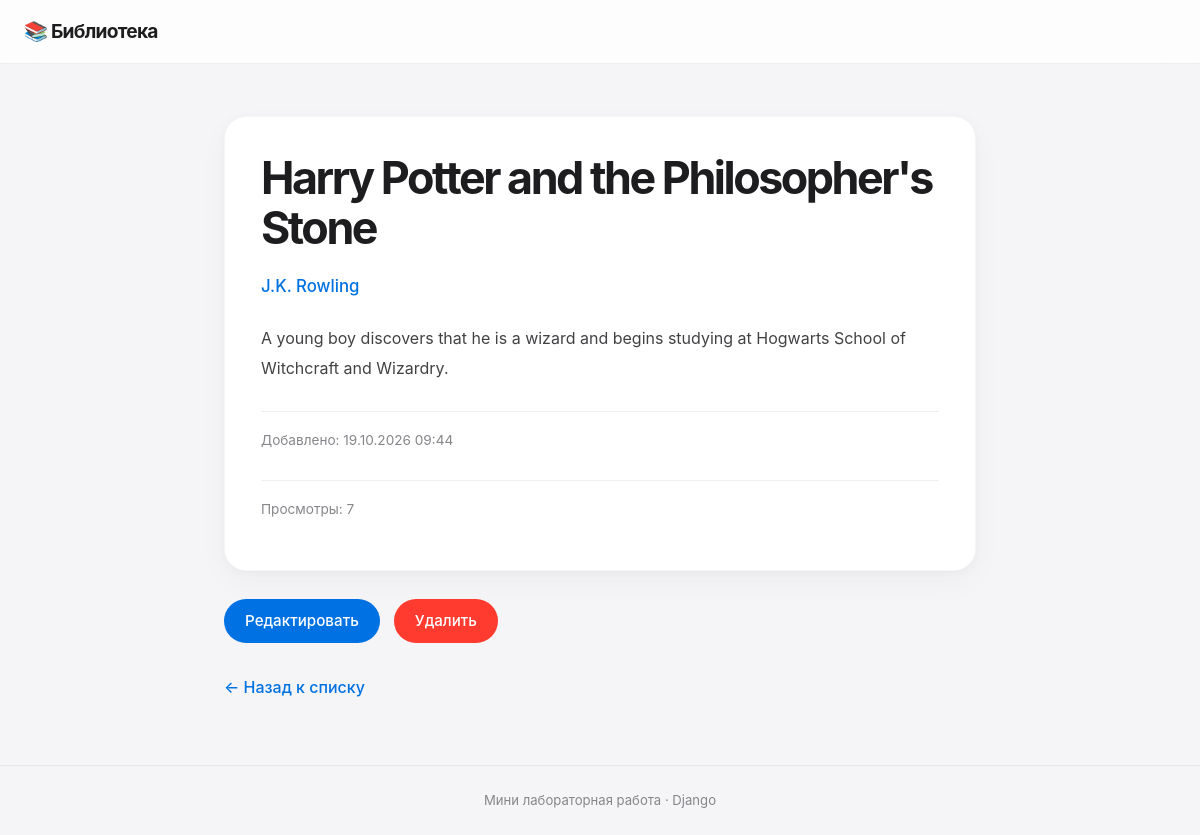
Page /2/ on the committed database.
### books/models.py (models this page shows, shortened)
class Book(models.Model):
    title = models.CharField(max_length=200)
    author = models.CharField(max_length=100)
    description = models.TextField(blank=True)
    created_at = models.DateTimeField(auto_now_add=True)
    likes = models.PositiveIntegerField(default=0)

### books/views.py (the view)
# urls.py: path("<int:pk>/", views.book_detail, name="book_detail"),
def book_detail(request, pk):
    book = get_object_or_404(Book, pk=pk)
    Book.objects.filter(pk=pk).update(likes=F("likes") + 1)
    book.refresh_from_db()
    return render(request, "books/book_detail.html", {"book": book})

### books/templates/books/book_detail.html
{% extends 'books/base.html' %}{% block title %}{{ book.title }}{% endblock %}
{% block content %}
<article class="book-card">
    <h1>{{ book.title }}</h1>
    <p class="author">{{ book.author }}</p>
    <p class="description">
        {{ book.description|default:"Описание пока не добавлено." }}
    </p>
    <p class="date">Добавлено: {{ book.created_at|date:"d.m.Y H:i" }}</p>
    <p class="date">Просмотры: {{ book.likes }}</p>
</article>
<div class="actions">
  <a href="{% url 'book_update' book.pk %}" class="btn">Редактировать</a>
  <a href="{% url 'book_delete' book.pk %}" class="btn btn-danger">Удалить</a>
</div>
<a href="{% url 'book_list' %}" class="back-link">← Назад к списку</a>
{% endblock %}

### books/static/books/style.css (style rules this page uses)
:root { color-scheme: light; --bg: #f5f5f7; --card: #ffffff; --text: #1d1d1f; --muted: #86868b; --accent: #0071e3; --accent-dark: #0077ed; --border: #d2d2d7; --danger: #ff3b30; --radius: 18px; --radius-sm: 12px; --shadow: 0 2px 8px rgb(0 0 0 / 3%), 0 12px 32px rgb(0 0 0 / 3%); }
* { box-sizing: border-box; }
html { scroll-behavior: smooth; }
body { min-height: 100vh; margin: 0; display: flex; flex-direction: column; background: var(--bg); color: var(--text); font-family: -apple-system, BlinkMacSystemFont, "SF Pro Display", "SF Pro Text", "Segoe UI", sans-serif; font-size: 16px; line-height: 1.6; -webkit-font-smoothing: antialiased; -moz-osx-font-smoothing: grayscale; }
h1 { margin: 0 0 32px; font-size: clamp(2rem, 5vw, 2.8rem); font-weight: 700; line-height: 1.12; letter-spacing: -0.055em; }
.book-card { padding: 36px; background: var(--card); border: 1px solid rgb(0 0 0 / 4%); border-radius: 22px; box-shadow: var(--shadow); }
.book-card h1 { margin-bottom: 20px; }
.book-card .author { margin: 0 0 24px; color: var(--accent); font-size: 1.05rem; font-weight: 550; }
.book-card .description { margin: 24px 0; color: #424245; font-size: 1rem; line-height: 1.85; overflow-wrap: anywhere; }
.book-card .date { display: block; margin-top: 28px; padding-top: 18px; color: var(--muted); font-size: 0.85rem; border-top: 1px solid #f0f0f2; }
.back-link { display: inline-flex; align-items: center; gap: 6px; margin-top: 24px; color: var(--accent); font-weight: 550; text-decoration: none; transition: color 0.2s ease; }
.btn { display: inline-flex; align-items: center; justify-content: center; gap: 8px; min-height: 44px; padding: 11px 20px; margin: 0 4px 8px 0; background: var(--accent); color: #fff; border: 1px solid transparent; border-radius: 980px; font: inherit; font-size: 0.95rem; font-weight: 550; line-height: 1.3; text-align: center; text-decoration: none; white-space: nowrap; cursor: pointer; user-select: none; -webkit-tap-highlight-color: transparent; transition: background-color 0.2s ease, color 0.2s ease, border-color 0.2s ease, box-shadow 0.2s ease, transform 0.15s ease; }
.btn-danger { background: var(--danger); color: #fff; }
.actions { display: flex; align-items: center; flex-wrap: wrap; gap: 10px; margin-top: 28px; }

### rows in the picture
Book: title "Harry Potter and the Philosopher's Stone", author "J.K. Rowling", description "A young boy discovers that he is a wizard and begins studying at Hogwarts School of Witchcraft and Wizardry.", created_at "19.10.2026 09:44", likes "7"
